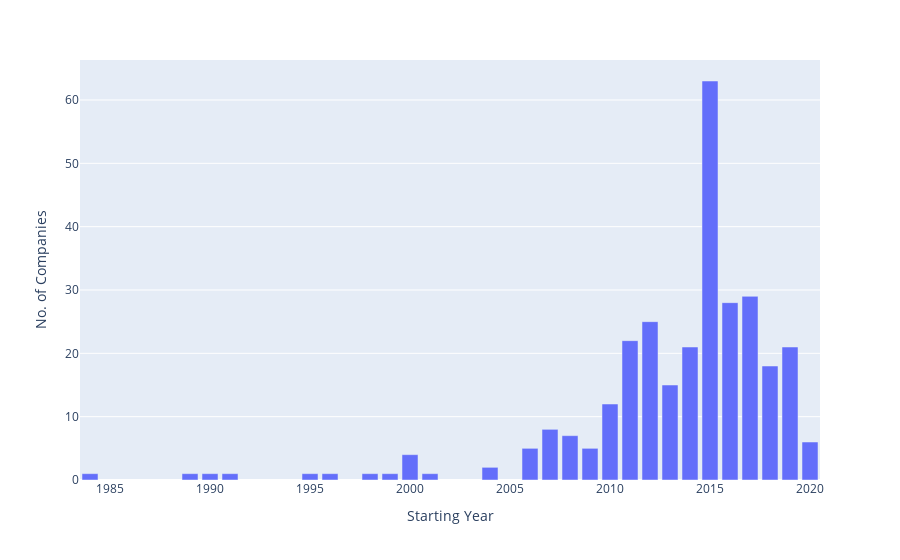

Notebook code cell kept with this figure:
### Code cell
px.bar(temp,x='Starting Year',y='Company',labels={'Company':'No. of Companies'})

### Figure 1 — Plotly figure (JSON) as saved in the notebook; plotly's stock layout.template omitted (floating-point values rounded to 4 significant figures)
{"data": [{"alignmentgroup": "True", "hovertemplate": "Starting Year=%{x}<br>No. of Companies=%{y}<extra></extra>", "legendgroup": "", "marker": {"color": "#636efa", "pattern": {"shape": ""}}, "name": "", "offsetgroup": "", "orientation": "v", "showlegend": false, "textposition": "auto", "type": "bar", "x": [1984, 1989, 1990, 1991, 1995, 1996, 1998, 1999, 2000, 2001, 2004, 2006, 2007, 2008, 2009, 2010, 2011, 2012, 2013, 2014, 2015, 2016, 2017, 2018, 2019, 2020], "xaxis": "x", "y": [1, 1, 1, 1, 1, 1, 1, 1, 4, 1, 2, 5, 8, 7, 5, 12, 22, 25, 15, 21, 63, 28, 29, 18, 21, 6], "yaxis": "y"}], "layout": {"barmode": "relative", "legend": {"tracegroupgap": 0}, "margin": {"t": 60}, "xaxis": {"anchor": "y", "domain": [0, 1], "title": {"text": "Starting Year"}}, "yaxis": {"anchor": "x", "domain": [0, 1], "title": {"text": "No. of Companies"}}}}
